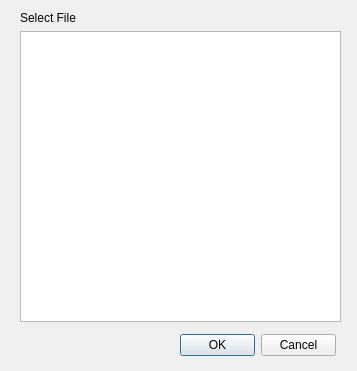
<?xml version="1.0" encoding="UTF-8"?>
<ui version="4.0">
 <class>QModifyFileDialog</class>
 <widget class="QDialog" name="QModifyFileDialog">
  <property name="geometry">
   <rect>
    <x>0</x>
    <y>0</y>
    <width>357</width>
    <height>371</height>
   </rect>
  </property>
  <property name="windowTitle">
   <string>Dialog</string>
  </property>
  <widget class="QDialogButtonBox" name="buttonBox">
   <property name="geometry">
    <rect>
     <x>180</x>
     <y>330</y>
     <width>156</width>
     <height>31</height>
    </rect>
   </property>
   <property name="standardButtons">
    <set>QDialogButtonBox::Cancel|QDialogButtonBox::Ok</set>
   </property>
  </widget>
  <widget class="QLabel" name="label">
   <property name="geometry">
    <rect>
     <x>20</x>
     <y>10</y>
     <width>141</width>
     <height>16</height>
    </rect>
   </property>
   <property name="text">
    <string>Select File</string>
   </property>
  </widget>
  <widget class="QTreeView" name="treeView">
   <property name="geometry">
    <rect>
     <x>20</x>
     <y>31</y>
     <width>321</width>
     <height>291</height>
    </rect>
   </property>
  </widget>
 </widget>
 <resources/>
 <connections/>
</ui>
